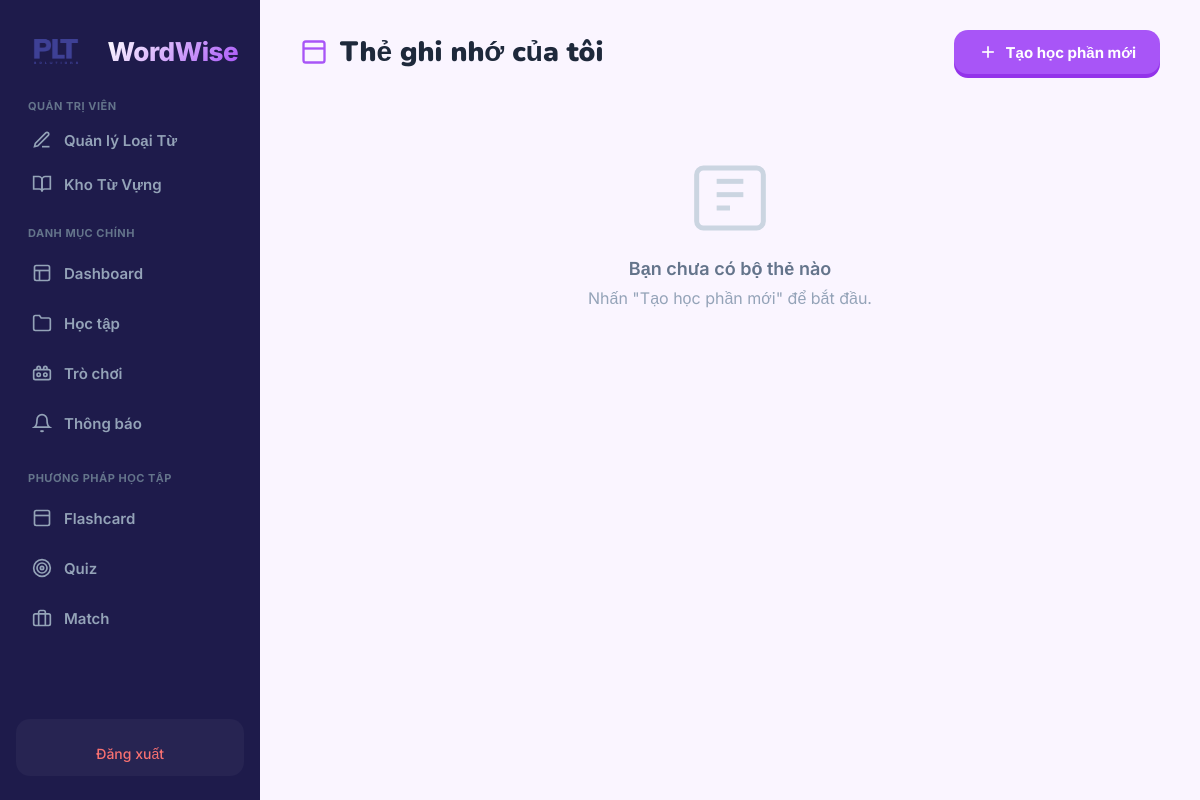
The app's page /card.php (signed in), older data.
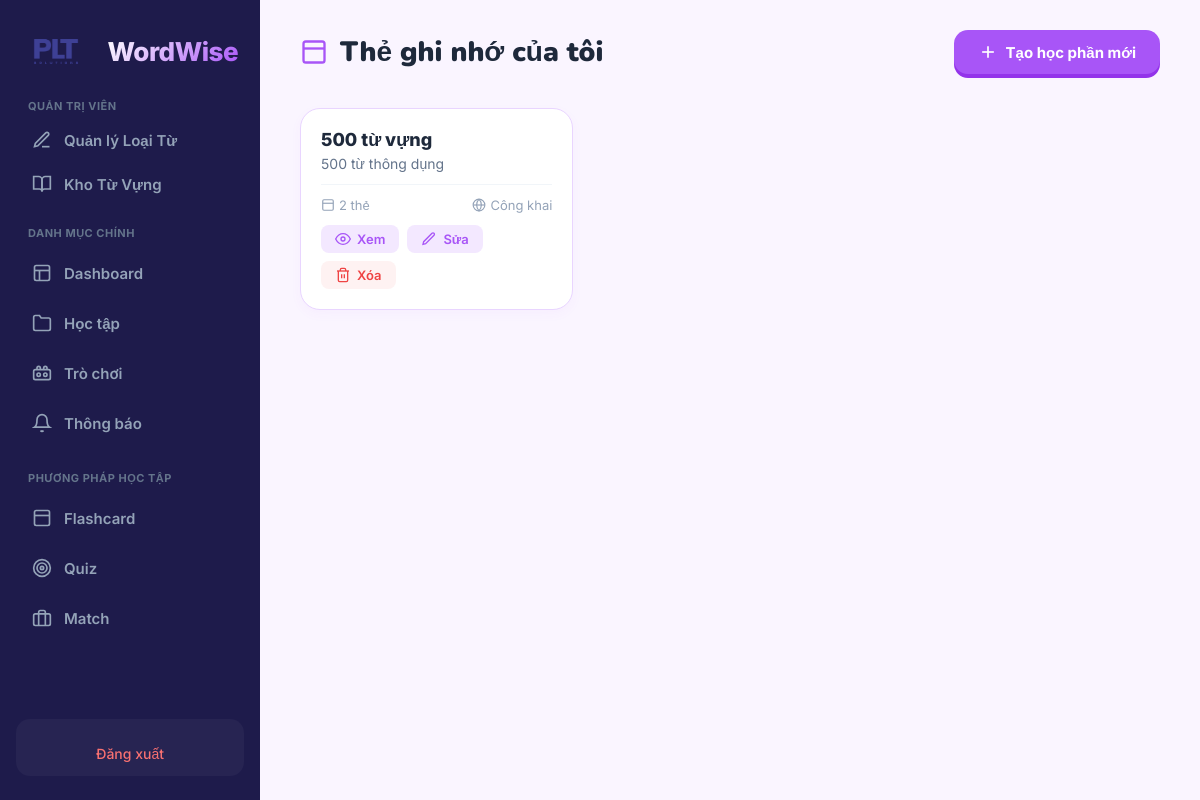
The same page, newer data.
### tables this page shows
CREATE TABLE `flashcard_sets` (
  `id` int(11) NOT NULL,
  `user_id` int(11) NOT NULL,
  `title` varchar(255) NOT NULL,
  `description` text DEFAULT NULL,
  `is_public` tinyint(1) DEFAULT 0,
  `created_at` timestamp NOT NULL DEFAULT current_timestamp(),
  `updated_at` timestamp NOT NULL DEFAULT current_timestamp() ON UPDATE current_timestamp()
);

### database.php (called while the page is built, shortened)
<?php
class Database
{
    private $host = "localhost";
    private $username = "root";
    private $password = "";
    private $dbname = "wordwise_db";
    public $conn;
  public function __construct()
    {
        try {
            $this->conn = new mysqli($this->host, $this->username, $this->password, $this->dbname);
            $this->conn->set_charset("utf8mb4");
        } catch (mysqli_sql_exception $e) {
            die("Lỗi kết nối cơ sở dữ liệu: Vui lòng thử lại sau.");
        }
    }
    private function getTypes($params)
    {
        $types = "";
        foreach ($params as $p) {
            if (is_int($p)) $types .= 'i';
            else if (is_float($p)) $types .= 'd';
            else $types .= 's';
        }
        return $types;
    }
    public function select($sql, $params = [])
    {
        $stmt = $this->conn->prepare($sql);
        if (!empty($params)) {
            $types = $this->getTypes($params);
            $stmt->bind_param($types, ...$params);
        }
        $stmt->execute();
        $results = $stmt->get_result();
        $data = $results ? $results->fetch_all(MYSQLI_ASSOC) : [];
        return $data;
    }
}
?>

### card.php (the view, shortened to what the changed rows need)
<?php
require_once 'database.php';
$db = new Database();
$user_id = (int)$_SESSION['user_id'];
$set_id = (int)($_POST['set_id'] ?? $_GET['set_id'] ?? 0);
$sets = $db->select(
    "SELECT s.*, (SELECT COUNT(*) FROM flashcard_cards WHERE set_id = s.id) as card_count
     FROM flashcard_sets s
     WHERE s.user_id = ?
     ORDER BY s.created_at DESC",
    [$user_id]
);
$detail_set = null;
$cards = [];
$edit_set = null;
?>
<!DOCTYPE html>
<html lang="vi">
<head>
    <link rel="stylesheet" href="public/css/style.css">
</head>
<body class="app-layout">
    <main class="main-content">
        <?php if ($detail_set): ?>
            <div class="page-header">
                <h1>
                    <svg width="28" height="28" viewBox="0 0 24 24" fill="none" stroke="#a855f7" stroke-width="2">
                        <rect x="3" y="3" width="18" height="18" rx="2"/>
                        <line x1="3" y1="9" x2="21" y2="9"/>
                    </svg>
                    <?= htmlspecialchars($detail_set['title']) ?>
                </h1>
                <div style="display:flex; gap:12px;">
                    <a href="flashcard.php?set_id=<?= $set_id ?>" class="btn-primary">
                        <svg width="20" height="20" viewBox="0 0 24 24" fill="none" stroke="currentColor" stroke-width="2"><polygon points="11 5 6 9 2 9 2 15 6 15 11 19 11 5"/><path d="M19.07 4.93a10 10 0 0 1 0 14.14"/><path d="M15.54 8.46a5 5 0 0 1 0 7.07"/></svg>
                        Học từ vựng
                    </a>
                    <a href="card.php" class="btn-primary btn-primary-outline">
                        <svg width="20" height="20" viewBox="0 0 24 24" fill="none" stroke="currentColor" stroke-width="2"><polyline points="15 18 9 12 15 6"/></svg>
                        Quay lại
                    </a>
                </div>
            </div>
            <div class="detail-view">
                <div class="detail-header">
                    <p style="color:#64748b; margin:0;"><?= nl2br(htmlspecialchars($detail_set['description'] ?? '')) ?></p>
                    <div class="info">
                        <span>
                            <svg width="16" height="16" viewBox="0 0 24 24" fill="none" stroke="currentColor" stroke-width="2"><rect x="3" y="3" width="18" height="18" rx="2"/><line x1="3" y1="9" x2="21" y2="9"/></svg>
                            <?= count($cards) ?> thẻ
                        </span>
                        <span>
                            <svg width="16" height="16" viewBox="0 0 24 24" fill="none" stroke="currentColor" stroke-width="2"><circle cx="12" cy="12" r="10"/><path d="M12 2a14.5 14.5 0 0 0 0 20 14.5 14.5 0 0 0 0-20"/><path d="M2 12h20"/></svg>
                            <?= $detail_set['is_public'] ? 'Công khai' : 'Riêng tư' ?>
                        </span>
                    </div>
                </div>
                <div class="card-list">
                    <?php foreach ($cards as $index => $card): ?>
                        <div class="card-item">
                            <div class="front"><?= htmlspecialchars($card['front']) ?></div>
                            <div class="back"><?= htmlspecialchars($card['back']) ?></div>
                        </div>
                    <?php endforeach; ?>
                </div>
            </div>
        <?php else: ?>
            <div class="page-header">
                <h1>
                    <svg width="28" height="28" viewBox="0 0 24 24" fill="none" stroke="#a855f7" stroke-width="2">
                        <rect x="3" y="3" width="18" height="18" rx="2"/>
                        <line x1="3" y1="9" x2="21" y2="9"/>
                    </svg>
                    Thẻ ghi nhớ của tôi
                </h1>
            </div>
            <?php if (empty($sets)): ?>
                <div class="empty-state">
                    <svg viewBox="0 0 24 24" fill="none" stroke="currentColor" stroke-width="1.5">
                        <rect x="2" y="3" width="20" height="18" rx="2"/>
                        <line x1="8" y1="7" x2="16" y2="7"/>
                        <line x1="8" y1="11" x2="16" y2="11"/>
                        <line x1="8" y1="15" x2="12" y2="15"/>
                    </svg>
                    <p style="font-size:18px; font-weight:600; color:#64748b;">Bạn chưa có bộ thẻ nào</p>
                    <p style="color:#94a3b8; margin-top:8px;">Nhấn "Tạo học phần mới" để bắt đầu.</p>
                </div>
            <?php else: ?>
                <div class="set-grid">
                    <?php foreach ($sets as $set): ?>
                        <div class="set-card">
                            <h3><?= htmlspecialchars($set['title']) ?></h3>
                            <div class="desc"><?= nl2br(htmlspecialchars($set['description'] ?? '')) ?></div>
                            <div class="meta">
                                <span style="display:flex; align-items:center; gap:4px;">
                                    <svg width="14" height="14" viewBox="0 0 24 24" fill="none" stroke="currentColor" stroke-width="2"><rect x="3" y="3" width="18" height="18" rx="2"/><line x1="3" y1="9" x2="21" y2="9"/></svg>
                                    <?= $set['card_count'] ?> thẻ
                                </span>
                                <span style="display:flex; align-items:center; gap:4px;">
                                    <svg width="14" height="14" viewBox="0 0 24 24" fill="none" stroke="currentColor" stroke-width="2"><circle cx="12" cy="12" r="10"/><path d="M12 2a14.5 14.5 0 0 0 0 20 14.5 14.5 0 0 0 0-20"/><path d="M2 12h20"/></svg>
                                    <?= $set['is_public'] ? 'Công khai' : 'Riêng tư' ?>
                                </span>
                            </div>
                            <div class="actions">
                                <a href="card.php?action=view&set_id=<?= $set['id'] ?>">
                                    <svg width="16" height="16" viewBox="0 0 24 24" fill="none" stroke="currentColor" stroke-width="2"><path d="M1 12s4-8 11-8 11 8 11 8-4 8-11 8-11-8-11-8z"/><circle cx="12" cy="12" r="3"/></svg>
                                    Xem
                                </a>
                                <a href="card.php?action=edit&set_id=<?= $set['id'] ?>">
                                    <svg width="16" height="16" viewBox="0 0 24 24" fill="none" stroke="currentColor" stroke-width="2"><path d="M16.5 3.5a2.121 2.121 0 0 1 3 3L7 19l-4 1 1-4L16.5 3.5z"/></svg>
                                    Sửa
                                </a>
                                <a href="card.php?action=delete&set_id=<?= $set['id'] ?>" class="delete" onclick="return confirm('Bạn chắc chắn muốn xóa bộ thẻ này?')">
                                    <svg width="16" height="16" viewBox="0 0 24 24" fill="none" stroke="currentColor" stroke-width="2"><polyline points="3 6 5 6 21 6"/><path d="M19 6v14a2 2 0 0 1-2 2H7a2 2 0 0 1-2-2V6m3 0V4a2 2 0 0 1 2-2h4a2 2 0 0 1 2 2v2"/><line x1="10" y1="11" x2="10" y2="17"/><line x1="14" y1="11" x2="14" y2="17"/></svg>
                                    Xóa
                                </a>
                            </div>
                        </div>
                    <?php endforeach; ?>
                </div>
            <?php endif; ?>
        <?php endif; ?>
    </main>
</body>
</html>

Row changes from the older to the newer data that the page shows:
added flashcard_sets: title "500 từ vựng", description "500 từ thông dụng", card_count "2", is_public "Công khai"
Text that changed along with them:
text no longer shown: "Bạn chưa có bộ thẻ nào Nhấn \"Tạo học phần mới\" để bắt đầu."
